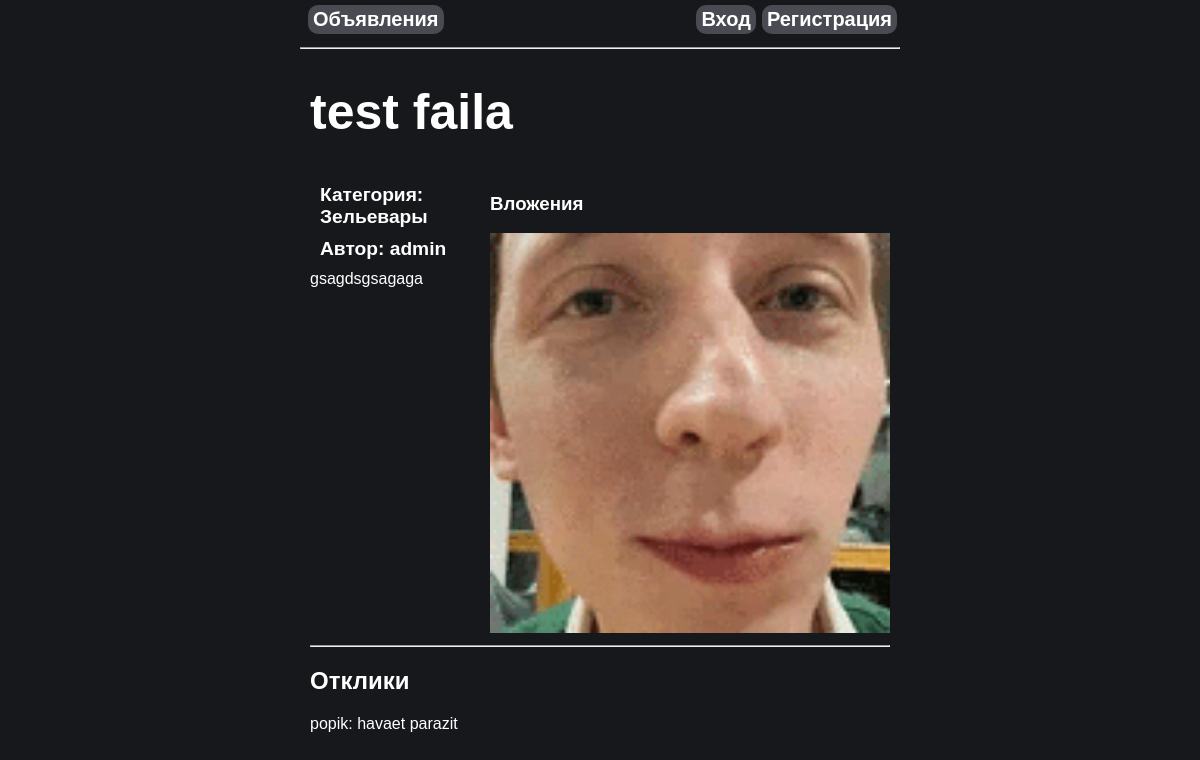
The page /post/8/ on the database its author committed.
### news/models.py (models this page shows, shortened)
class Post(models.Model):
    author = models.ForeignKey(
        User,
        on_delete=models.CASCADE,
        related_name='posts'
    )
    title = models.CharField(max_length=100)
    content = models.TextField()
    category = models.CharField(
        max_length=20,
        choices=Category.choices,
        default=Category.TANKS
    )
    created_at = models.DateTimeField(auto_now_add=True, null=True)
    updated_at = models.DateTimeField(auto_now=True)

class PostMedia(models.Model):
    post = models.ForeignKey(Post, on_delete=models.CASCADE, related_name='media')
    file = models.FileField(upload_to='post_media/')
    uploaded_at = models.DateTimeField(auto_now_add=True)
    @property
    def is_image(self):
        return self.file.name.lower().endswith(('.jpg', '.jpeg', '.png', '.webp', '.gif'))

class Comments(models.Model):
    post = models.ForeignKey(
        Post,
        on_delete=models.CASCADE,
        related_name='comments'
    )
    author = models.ForeignKey(
        User,
        on_delete=models.CASCADE,
        related_name='comments'
    )
    content = models.TextField()
    created_at = models.DateTimeField(auto_now_add=True)
    is_accepted = models.BooleanField(default=False)
    class Meta:
        constraints = [
            models.UniqueConstraint(fields=['post', 'content'], name='unique_comment_text_per_post')
        ]

### news/views.py (the view)
# urls.py: path('post/<int:pk>/', PostDetail.as_view(), name='post_detail'),
class PostDetail(DetailView):
    template_name = 'posts/post_detail.html'
    context_object_name = 'post'
    model = Post

### templates/posts/post_detail.html (shortened to what this page needs)
{% extends 'posts/base.html' %}
{% block content %}
<div class="detail">
    <h1>{{ post.title }}</h1>
    <div class="main_detali" style="display: flex;">
        <div class="detail_title">
            <p>Категория: {{ post.get_category_display }}</p>
            <p>Автор: {{ post.author }}</p>
            <div class="detail_content">
                {{ post.content|safe }}
            </div>
        </div>
        <div class="media">
            {% if post.media.all %}
                <h3>Вложения</h3>
                {% for media in post.media.all %}
                    {% if media.is_image %}
                        <img src="{{ media.file.url }}" width="400">
                    {% elif media.is_video %}
                        <video controls width="400">
                            <source src="{{ media.file.url }}" >
                        </video>
                    {% else %}
                        <a href="{{ media.file.url }}">Скачать файл</a>
                    {% endif %}
                {% endfor %}
            {% endif %}
        </div>
    </div>
    <hr>
    <h2>Отклики</h2>
    {% for comment in post.comments.all %}
        <p>
            {{ comment.author }}: {{ comment.content }}
        </p>
    {% empty %}
        <p>Откликов пока нет</p>
    {% endfor %}
</div>
{% endblock %}

### static/css/styles.css (style rules this page uses)
body { margin: 0px; margin-left: 300px; margin-right: 300px; background-color: #16181c; color: #fff; font-family:'Gill Sans', 'Gill Sans MT', Calibri, 'Trebuchet MS', sans-serif; text-decoration: none; }
h1 { color: #fff; font-family:'Gill Sans', 'Gill Sans MT', Calibri, 'Trebuchet MS', sans-serif; text-decoration: none; font-weight: bold; font-size: 50px; }
.detail_title { flex: 1; }
.detail_title p { font-size: larger; font-weight: bold; margin: 10px; }
.media { flex: 1; }

### rows shown on the page
Post: title "test faila", category "Зельевары", author "admin", content "gsagdsgsagaga"
PostMedia: file (picture)
Comments: author "popik", content "havaet parazit"
